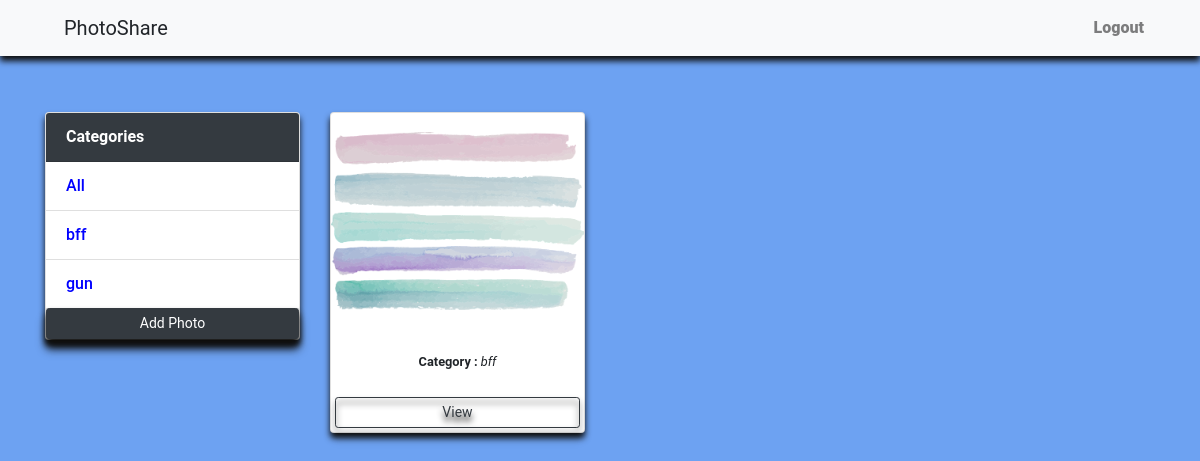
The page /gallery/?category=bff (signed in) on the database its author committed.
### photo/models.py (models this page shows, shortened)
class Category(models.Model):
    name=models.CharField(max_length=100, null=False, blank=False)
    user=models.ForeignKey(User, on_delete=models.PROTECT, null=True)

class Photo(models.Model):
    category = models.ForeignKey(Category, on_delete=models.SET_NULL, null=True, blank=True)
    image = models.ImageField(null=False, blank=False)
    description=models.TextField()
    user = models.ForeignKey(User, on_delete=models.PROTECT, null=True, related_name='user')

### photo/views.py (the view)
# urls.py: path('gallery/',views.gallery, name="gallery"),
def gallery(request):
    if request.user.is_authenticated:
        category = request.GET.get('category')
        user = request.user
        if category == None:
            photos= Photo.objects.filter(user=user)
        else:
            photos = Photo.objects.filter(category__name=category, user=user)
        categories=Category.objects.filter(user=user)
        return render(request, 'photo/gallery.html', {'categories': categories, 'photos':photos})
    else:
        return redirect('homepage')

### photo/templates/photo/gallery.html (shortened to what this page needs)
{% load static %}
<!DOCTYPE html>
<html lang="en">
<head>
    <link rel=stylesheet href="https://cdnjs.cloudflare.com/ajax/libs/font-awesome/5.15.1/css/all.min.css">
    <link rel=stylesheet href=https://stackpath.bootstrapcdn.com/bootstrap/4.3.1/css/bootstrap.min.css>
    <link rel=stylesheet href=https://cdnjs.cloudflare.com/ajax/libs/animate.css/3.7.2/animate.min.css>
</head>
<body>
    {% include 'photo/navbar.html' %}
    <div class="container my-5">
        <div class="row">
            <div class="col-md-3 my-2">
                <div class="card">
                    <div class="card-header bg-dark text-white">
                      <strong>Categories</strong>
                    </div>
                    <ul class="list-group list-group-flush">
                      <li class="list-group-item">
                          <a href="{% url 'gallery' %}">All</a>
                        </li>
                      {% for category in categories %}
                      <li class="list-group-item">
                          <a href="{% url 'gallery' %}?category={{category.name}}">{{category.name}}
                          </a>
                        </li>
                      {% endfor %}
                      <a href="{% url 'add' %}" class="btn btn-block btn-dark btn-sm">Add Photo</a>
                    </ul>
                  </div>
            </div>
            <div class="col-md-9 mx-auto text-center">
                    <div class="row">
                      {% for photo in photos %}
                    <div class="col-md-4">
                        <div class="card my-2">
                            <img class="image-thumbnail my-2" src="{{photo.image.url}}" alt="{{photo.description}}">
                            <div class="card-body">
                              <small><strong>Category :</strong> <em>{{photo.category.name}}</em></small>
                            </div>
                            <a href="{% url 'view' photo.id %}" class="btn btn-outline-dark btn-sm m-1">View</a>
                          </div>
                    </div>
                    {% empty %}
                    {% include 'photo/photoshare.svg' %}
                    {% endfor %}
                    </div>
            </div>
        </div>
    </div>
    <br>
</body>
</html>

### photo/templates/photo/gallery.html (style rules this page uses)
.card { filter: drop-shadow(0px 5px 3px rgb(14, 14, 13)); }
.btn { filter: drop-shadow(0px 5px 3px rgb(231, 231, 151)); }
body { font-family: "Roboto", sans-serif; background: #6DA2F2; }
.image-thumbnail { height: 200px; object-fit: contain; }
.list-group-item > a { color: blue; font-weight: 500; text-decoration: none; }
body { background-repeat: no-repeat; background-size: cover; background-attachment: fixed; height:90vh; }

### photo/templates/photo/navbar.html (style rules this page uses)
.btn { filter: drop-shadow(0px 5px 3px rgb(14, 14, 13)); }

### rows shown on the page
Category: name "bff"
Category: name "gun"
Photo: image (picture), category.name "bff"
